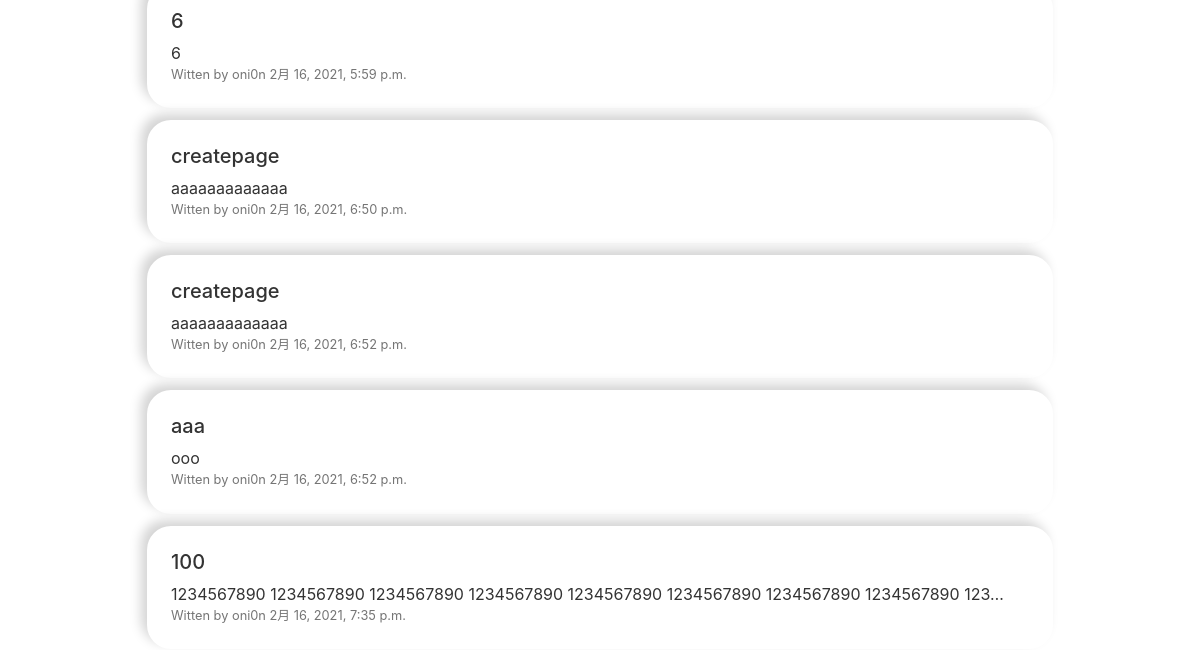
The app's page / (lower part), older data.
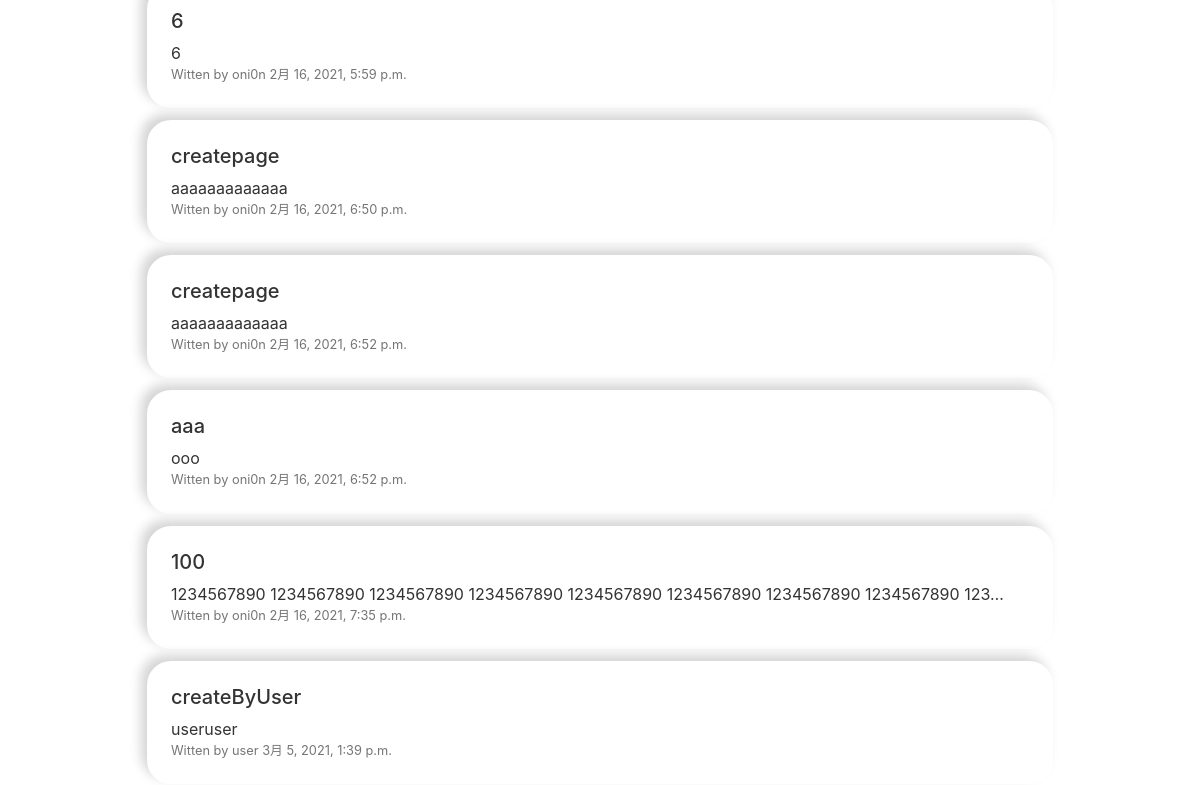
The same page, newer data.
### mywebsite/models.py (models this page shows, shortened)
class Article(models.Model):
    title = models.CharField(max_length=50)
    content = models.TextField()
    created_time = models.DateTimeField(auto_now_add=True)
    updated_time = models.DateTimeField(auto_now=True)
    author = models.ForeignKey(settings.AUTH_USER_MODEL, on_delete=models.CASCADE)

### mywebsite/views.py (the view)
# urls.py: path('', views.PageView.as_view(), name='toppage'),
class PageView(generic.ListView):
    template_name = 'pages/index.html'
    model = Article
    def get_template_names(self):
        if self.request.user.is_authenticated:
            template_name = 'pages/loggedPage.html'
        else:
            template_name = self.template_name
        return [template_name]

### mywebsite/templates/pages/index.html (shortened to what this page needs)
{% extends 'pages/base.html' %}
{% block content %}
<div class="container">
<ul style="padding: 0;">
    {% for item in object_list %}
    <div class="media">
        <div class="media-body">
          <h5 class="mt-0">
              <a href="{% url 'mywebsite:detailpage' item.pk %}" style="color: #333333;">
              {{ item.title }}</a></h5>
          {{ item.content | truncatechars:100}}<br>
          <div class="small" style="color: #757575;">Witten by {{ item.author }}  {{ item.created_time }}</div>
        </div>
    </div>
    {% endfor %}
</ul>
</div>
{% endblock %}

Row changes from the older to the newer data that the page shows:
added Article: title "createByUser", content "useruser", author "user", created_time "3月 5, 2021, 1:39 p.m."
